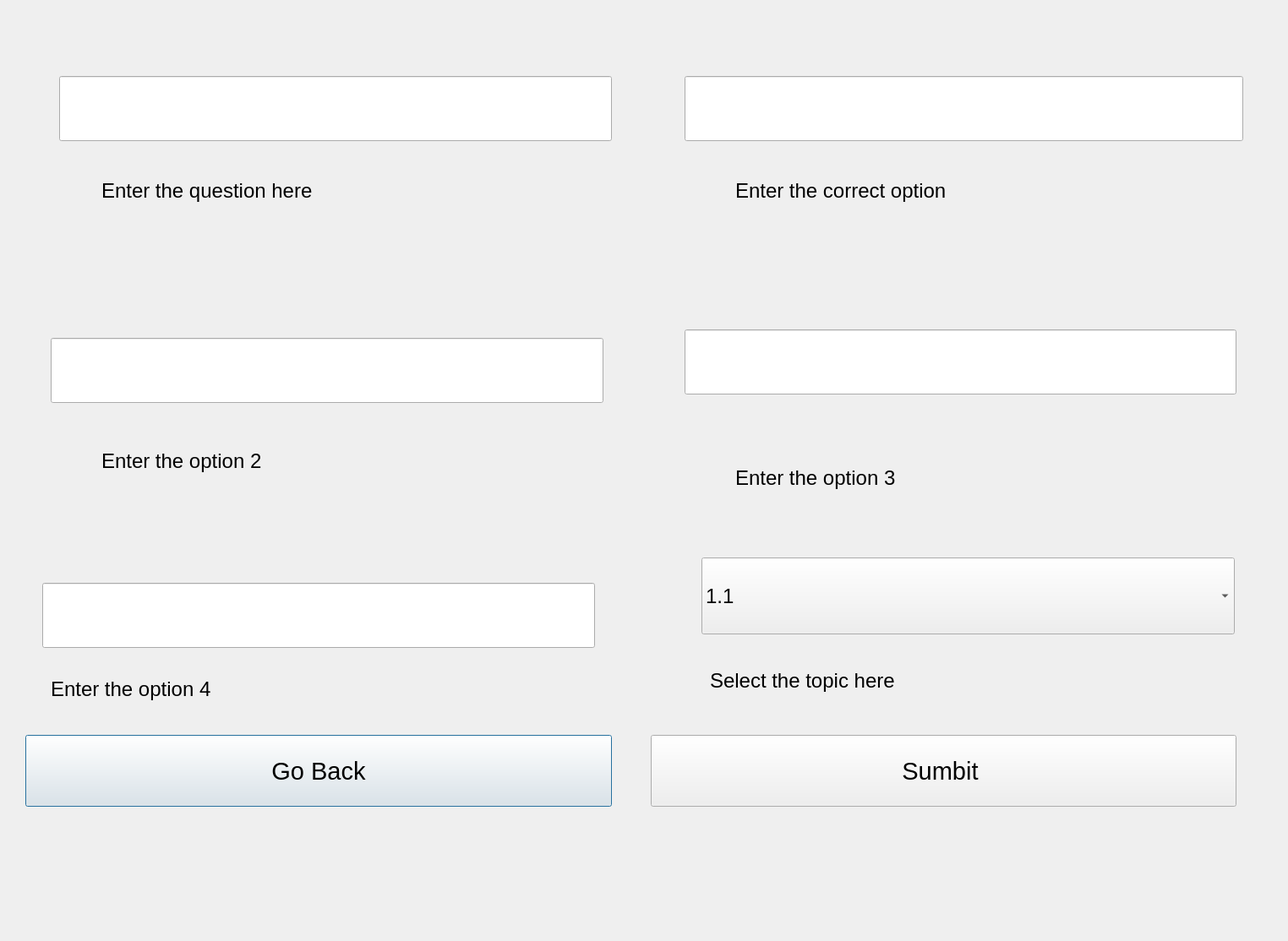
<?xml version="1.0" encoding="UTF-8"?>
<ui version="4.0">
 <class>Dialog</class>
 <widget class="QDialog" name="Dialog">
  <property name="geometry">
   <rect>
    <x>0</x>
    <y>0</y>
    <width>1524</width>
    <height>1114</height>
   </rect>
  </property>
  <property name="windowTitle">
   <string>Dialog</string>
  </property>
  <widget class="QPushButton" name="GoBackBut">
   <property name="geometry">
    <rect>
     <x>30</x>
     <y>870</y>
     <width>694</width>
     <height>85</height>
    </rect>
   </property>
   <property name="font">
    <font>
     <pointsize>22</pointsize>
    </font>
   </property>
   <property name="text">
    <string>Go Back</string>
   </property>
  </widget>
  <widget class="QPushButton" name="SubmitButton">
   <property name="geometry">
    <rect>
     <x>770</x>
     <y>870</y>
     <width>693</width>
     <height>85</height>
    </rect>
   </property>
   <property name="font">
    <font>
     <pointsize>22</pointsize>
    </font>
   </property>
   <property name="text">
    <string>Sumbit </string>
   </property>
  </widget>
  <widget class="QLineEdit" name="Option3Entry">
   <property name="geometry">
    <rect>
     <x>50</x>
     <y>690</y>
     <width>654</width>
     <height>77</height>
    </rect>
   </property>
   <property name="font">
    <font>
     <pointsize>22</pointsize>
    </font>
   </property>
   <property name="text">
    <string/>
   </property>
   <property name="echoMode">
    <enum>QLineEdit::Normal</enum>
   </property>
  </widget>
  <widget class="QLineEdit" name="Option1Entry">
   <property name="geometry">
    <rect>
     <x>60</x>
     <y>400</y>
     <width>654</width>
     <height>77</height>
    </rect>
   </property>
   <property name="font">
    <font>
     <pointsize>22</pointsize>
    </font>
   </property>
   <property name="text">
    <string/>
   </property>
   <property name="echoMode">
    <enum>QLineEdit::Normal</enum>
   </property>
  </widget>
  <widget class="QLineEdit" name="Option2Entry">
   <property name="geometry">
    <rect>
     <x>810</x>
     <y>390</y>
     <width>653</width>
     <height>77</height>
    </rect>
   </property>
   <property name="font">
    <font>
     <pointsize>22</pointsize>
    </font>
   </property>
   <property name="text">
    <string/>
   </property>
   <property name="echoMode">
    <enum>QLineEdit::Normal</enum>
   </property>
  </widget>
  <widget class="QLineEdit" name="QuestionEntry">
   <property name="geometry">
    <rect>
     <x>70</x>
     <y>90</y>
     <width>654</width>
     <height>77</height>
    </rect>
   </property>
   <property name="font">
    <font>
     <pointsize>22</pointsize>
    </font>
   </property>
   <property name="text">
    <string/>
   </property>
   <property name="cursorPosition">
    <number>0</number>
   </property>
  </widget>
  <widget class="QLineEdit" name="AnswerEntry">
   <property name="geometry">
    <rect>
     <x>810</x>
     <y>90</y>
     <width>661</width>
     <height>77</height>
    </rect>
   </property>
   <property name="font">
    <font>
     <pointsize>22</pointsize>
    </font>
   </property>
   <property name="text">
    <string/>
   </property>
  </widget>
  <widget class="QLabel" name="label">
   <property name="geometry">
    <rect>
     <x>120</x>
     <y>180</y>
     <width>611</width>
     <height>91</height>
    </rect>
   </property>
   <property name="font">
    <font>
     <pointsize>18</pointsize>
    </font>
   </property>
   <property name="text">
    <string>Enter the question here </string>
   </property>
  </widget>
  <widget class="QLabel" name="label_2">
   <property name="geometry">
    <rect>
     <x>870</x>
     <y>180</y>
     <width>611</width>
     <height>91</height>
    </rect>
   </property>
   <property name="font">
    <font>
     <pointsize>18</pointsize>
    </font>
   </property>
   <property name="text">
    <string>Enter the correct option </string>
   </property>
  </widget>
  <widget class="QLabel" name="label_3">
   <property name="geometry">
    <rect>
     <x>120</x>
     <y>500</y>
     <width>611</width>
     <height>91</height>
    </rect>
   </property>
   <property name="font">
    <font>
     <pointsize>18</pointsize>
    </font>
   </property>
   <property name="text">
    <string>Enter the option 2 </string>
   </property>
  </widget>
  <widget class="QLabel" name="label_4">
   <property name="geometry">
    <rect>
     <x>870</x>
     <y>520</y>
     <width>611</width>
     <height>91</height>
    </rect>
   </property>
   <property name="font">
    <font>
     <pointsize>18</pointsize>
    </font>
   </property>
   <property name="text">
    <string>Enter the option 3</string>
   </property>
  </widget>
  <widget class="QLabel" name="label_5">
   <property name="geometry">
    <rect>
     <x>60</x>
     <y>770</y>
     <width>611</width>
     <height>91</height>
    </rect>
   </property>
   <property name="font">
    <font>
     <pointsize>18</pointsize>
    </font>
   </property>
   <property name="text">
    <string>Enter the option 4</string>
   </property>
  </widget>
  <widget class="QLabel" name="label_6">
   <property name="geometry">
    <rect>
     <x>840</x>
     <y>760</y>
     <width>611</width>
     <height>91</height>
    </rect>
   </property>
   <property name="font">
    <font>
     <pointsize>18</pointsize>
    </font>
   </property>
   <property name="text">
    <string>Select the topic here</string>
   </property>
  </widget>
  <widget class="QComboBox" name="comboBoxTopics">
   <property name="geometry">
    <rect>
     <x>830</x>
     <y>660</y>
     <width>631</width>
     <height>91</height>
    </rect>
   </property>
   <property name="font">
    <font>
     <pointsize>18</pointsize>
    </font>
   </property>
   <item>
    <property name="text">
     <string>1.1</string>
    </property>
   </item>
   <item>
    <property name="text">
     <string>1.2</string>
    </property>
   </item>
   <item>
    <property name="text">
     <string>1.3</string>
    </property>
   </item>
   <item>
    <property name="text">
     <string>1.4</string>
    </property>
   </item>
   <item>
    <property name="text">
     <string>1.5</string>
    </property>
   </item>
   <item>
    <property name="text">
     <string>2.1</string>
    </property>
   </item>
   <item>
    <property name="text">
     <string>2.2</string>
    </property>
   </item>
   <item>
    <property name="text">
     <string>2.3</string>
    </property>
   </item>
  </widget>
 </widget>
 <resources/>
 <connections/>
</ui>
